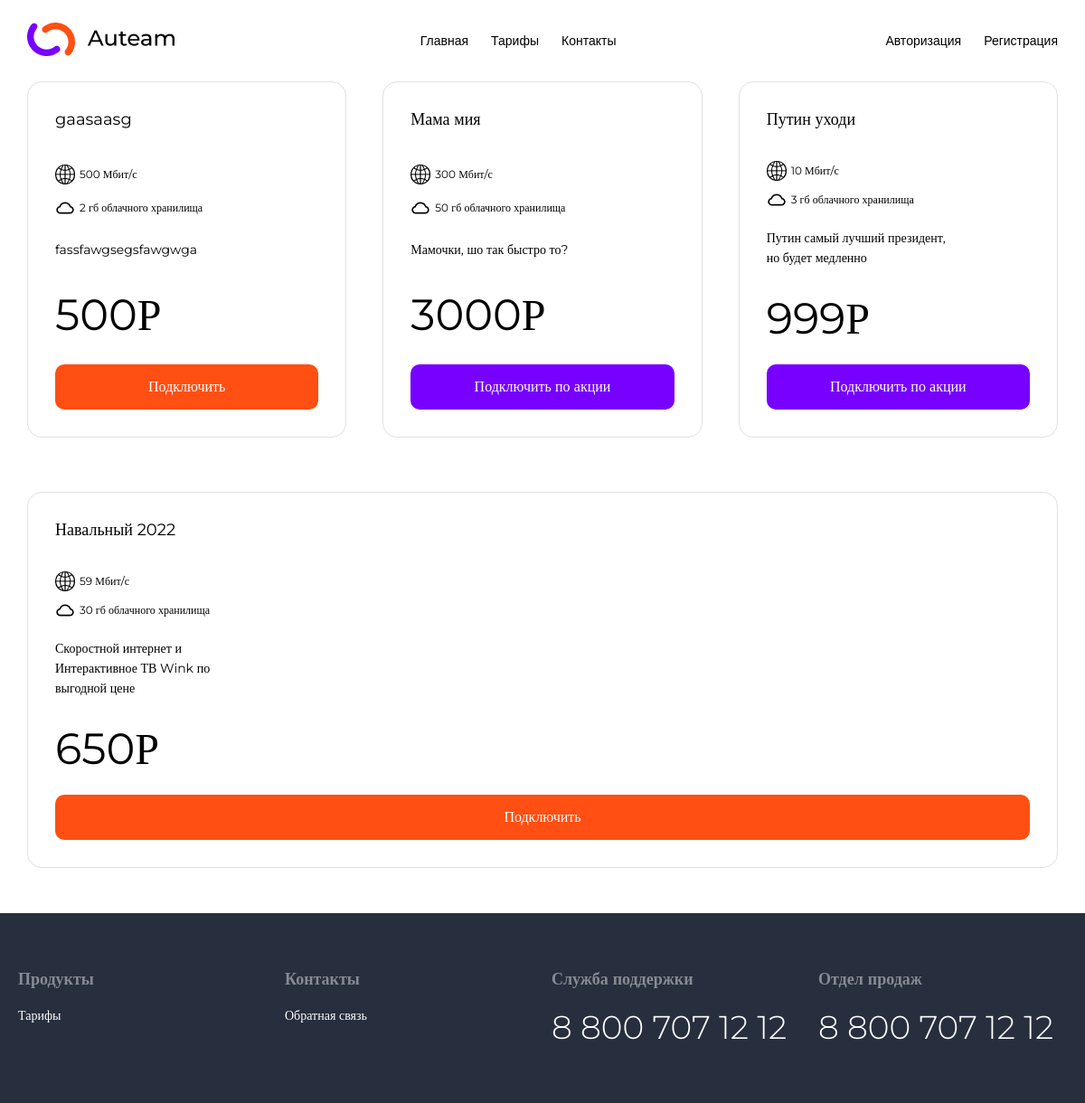
The app's page /tariffs/ with its own data.
### main/models.py (models this page shows, shortened)
class Tariff(models.Model):
    title = models.CharField(max_length=255, verbose_name='Название')
    speed = models.PositiveIntegerField(default=0, verbose_name='Скорость')
    cloud = models.PositiveIntegerField(default=0, verbose_name='Облако')
    desc = models.TextField(max_length=255, verbose_name='Описание')
    price = models.PositiveIntegerField(verbose_name='Цена')
    is_promotion = models.BooleanField(default=False, verbose_name='Акция')
    class Meta:
        verbose_name = 'Тариф'
        verbose_name_plural = 'Тарифы'

### main/views.py (the view)
# urls.py: path('tariffs/', tariffs, name='tariffs'),
def tariffs(request):
    tariffs = Tariff.objects.all().order_by('-id')
    return render(request, 'main/cards.html', {'tariffs': tariffs})

### main/templates/main/cards.html (shortened to what this page needs)
{% extends 'base.html' %}
{% load static %}
{% block content %}
    <div class="container">
        <div class="request">
            {% for tariff in tariffs %}
                <div class="request-card">
                    <div class="title">
                        {{ tariff.title }}
                    </div>
                    <div class="adv">
                        <img src="{% static 'images/web.png' %}" alt=""><span>{{ tariff.speed }} Мбит/с</span>
                    </div>
                    <div class="adv">
                        <img src="{% static 'images/cloud.png' %}"
                             alt=""><span>{{ tariff.cloud }} гб облачного хранилища</span>
                    </div>
                    <div class="desc">
                        {{ tariff.desc }}
                    </div>
                    <div class="price">
                        {{ tariff.price }}Р
                    </div>
                    {% if tariff.is_promotion %}
                        <a class="btn-card btn-phiolet" href="{% url 'main:get_tariff' tariff.id%}">
                            Подключить по акции
                        </a>
                    {% else %}
                        <a class="btn-card btn-orange" href="{% url 'main:get_tariff' tariff.id%}">
                            Подключить
                        </a>
                    {% endif %}
                </div>
            {% endfor %}
        </div>
    </div>
{% endblock %}

### templates/base.html (shortened to what this page needs)
{% load static %}
<!DOCTYPE html>
<html lang="en">
<head>
    <link rel="stylesheet" href="{% static 'style.css' %}">
</head>
<body>
<div class="wrapper">
    {% include '_inc/header.html' %}
    {% block content %}
    {% endblock %}
    {% include '_inc/footer.html' %}
</div>
</body>
</html>

### templates/_inc/header.html (shortened to what this page needs)
{% load static %}
<header class="header">
    <div class="container">
        <div class="header__inner">
            <div class="logo-container">
                <a href="{% url 'main:home' %}"><img src="{% static 'images/logo.png' %}" alt="" class="logo"></a>
            </div>
            <nav class="nav">
                <ul class="nav-menu">
                    <li class="nav-menu__item"><a href="{% url 'main:home' %}" class="nav-menu__link">Главная</a></li>
                    <li class="nav-menu__item"><a href="{% url 'main:tariffs' %}" class="nav-menu__link">Тарифы</a></li>
                    <li class="nav-menu__item"><a href="{% url 'main:contacts' %}" class="nav-menu__link">Контакты</a></li>
                </ul>
                <ul class="nav-menu">
                    {% if user.is_authenticated %}
                            <li class="nav-menu__item user-link"><a
                                href="{% url 'main:profile' %}"><img src="{% static 'images/userlogo.png' %}" alt="">{{ user.username }}</a>
                        </li>
                        <li class="nav-menu__item"><a href="{% url 'main:logout' %}">Выход</a></li>
                    {% else %}
                        <li class="nav-menu__item"><a href="{% url 'main:auth' %}"
                                                      class="nav-menu__link">Авторизация</a></li>
                        <li class="nav-menu__item"><a href="{% url 'main:register' %}" class="nav-menu__link">Регистрация</a>
                        </li>
                    {% endif %}
                </ul>
            </nav>
        </div>
    </div>
</header>

### templates/_inc/footer.html
<footer class="footer">
    <div class="container">
        <div class="footer__inner">
            <div class="footer-column">
                <div class="title">Продукты</div>
                <ul class="footer-links">
                    <li class="footer-links__item">
                        <a href="{% url 'main:tariffs' %}">Тарифы</a>
                    </li>
                </ul>
            </div>
            <div class="footer-column">
                <div class="title">Контакты</div>
                <ul class="footer-links">
                    <li class="footer-links__item">
                        <a href="{% url 'main:contacts' %}">Обратная связь</a>
                    </li>
                </ul>
            </div>
            <div class="footer-column-phone">
                <div class="title">Служба поддержки</div>
                <div class="phone">8 800 707 12 12</div>
            </div>
            <div class="footer-column-phone">
                <div class="title">Отдел продаж</div>
                <div class="phone">8 800 707 12 12</div>
            </div>
        </div>
    </div>
</footer>

### main/static/style.css (style rules this page uses)
html { -webkit-font-smoothing: antialiased; -moz-osx-font-smoothing: grayscale; text-rendering: optimizeLegibility; height: 100%; }
body { position: relative; font-family: 'Roboto', sans-serif; font-weight: 300; margin: 0; background-color: white; font-size: 14px; color: black; height: 100%; }
*, *:before, *:after { box-sizing: border-box; margin: 0; padding: 0; }
.wrapper { display: flex; flex-direction: column; height: 100%; }
.footer, .header { flex: 0 0 auto !important; }
a { text-decoration: none; color: black; }
.container { max-width: 1210px; width: 100%; margin: 0 auto; padding: 0 30px; }
.logo { object-fit: contain; }
.header__inner { display: flex; justify-content: space-between; flex-direction: row; padding: 25px 0; align-items: center; }
.nav { display: flex; justify-content: space-between; flex-direction: row; flex: 1 1 90%; }
.nav-menu { display: flex; align-items: center; list-style: none; justify-content: flex-end; padding: 0; width: 50%; flex-wrap: wrap; }
.logo-container { flex: 1 1 10%; }
.nav-menu__item { display: inline; position: relative; font-family: 'Montserrat', sans-serif; font-weight: 400; font-size: 14px; line-height: 17px; margin-left: 25px; }
.nav-menu__item:first-child { margin-left: 0; }
.nav-menu__item:after { content: ""; display: block; width: 100%; height: 1px; margin-top: 2px; background-color: black; opacity: 0; position: absolute; top: 100%; left: 0; z-index: 1; transition: opacity .1s linear; }
.request { font-family: 'Montserrat'; display: flex; flex-direction: row; justify-content: space-between; flex-wrap: wrap; margin: -30px -20px; }
.request-card { font-family: 'Montserrat'; display: flex; flex-direction: column; justify-content: space-between; font-size: 18px; font-weight: 400; line-height: 22px; border-radius: 16px; flex: 1 1 0; min-width: 300px; border: 1px solid #E1E1E1; margin: 30px 20px; transition: all 0.15s linear; padding: 30px; }
.request-card .title { font-size: 18px; margin-bottom: 30px; }
.request-card .price { font-size: 48px; margin: 30px 0 40px 0; }
.request-card .desc { font-size: 14px; max-width: 200px; margin: 15px 0; }
.adv span { font-size: 12px; margin-left: 5px; }
.adv { display: flex; flex-direction: row; align-content: center; margin: 5px 0; }
.adv img { max-width: 22px; object-fit: contain; }
.btn-card { display: flex; align-items: center; justify-content: center; height: 50px; border-radius: 10px; width: 100%; color: white; font-size: 16px; cursor: pointer; }
.btn-phiolet { background: #7700ff; }
.btn-orange { background: #FF4F12; }
.footer { font-family: 'Montserrat'; background-color: #272E3D; padding: 42px 0; margin-top: 50px; }
.footer__inner { display: flex; flex-direction: row; justify-content: space-between; flex-wrap: wrap; margin: 0 -20px; }
.footer-column, .footer-column-phone { flex: 1 1 20%; min-width: 270px; margin: 20px 10px; }
.footer-column-phone .phone { font-size: 36px; color: white; }
.footer-column .title, .footer-column-phone .title { color: #878B93; font-weight: 600; font-size: 18px; margin-bottom: 20px; }
.footer-links { list-style: none; padding: 0; margin: 0; }
.footer-links li { margin: 20px 0; }
.footer-links a { position: relative; color: white; }
.footer-links a:after { content: ""; display: block; width: 100%; height: 1px; margin-top: 0px; background-color: white; opacity: 0; position: absolute; top: 100%; left: 0; z-index: 1; transition: opacity .1s linear; }
::placeholder { color: #C4C4C4; }

### records on screen
Tariff: title "gaasaasg", speed "500", cloud "2", desc "fassfawgsegsfawgwga", price "500", is_promotion "Подключить"
Tariff: title "Мама мия", speed "300", cloud "50", desc "Мамочки, шо так быстро то?", price "3000", is_promotion "Подключить по акции"
Tariff: title "Путин уходи", speed "10", cloud "3", desc "Путин самый лучший президент, но будет медленно", price "999", is_promotion "Подключить по акции"
Tariff: title "Навальный 2022", speed "59", cloud "30", desc "Скоростной интернет и Интерактивное ТВ Wink по выгодной цене", price "650", is_promotion "Подключить"
